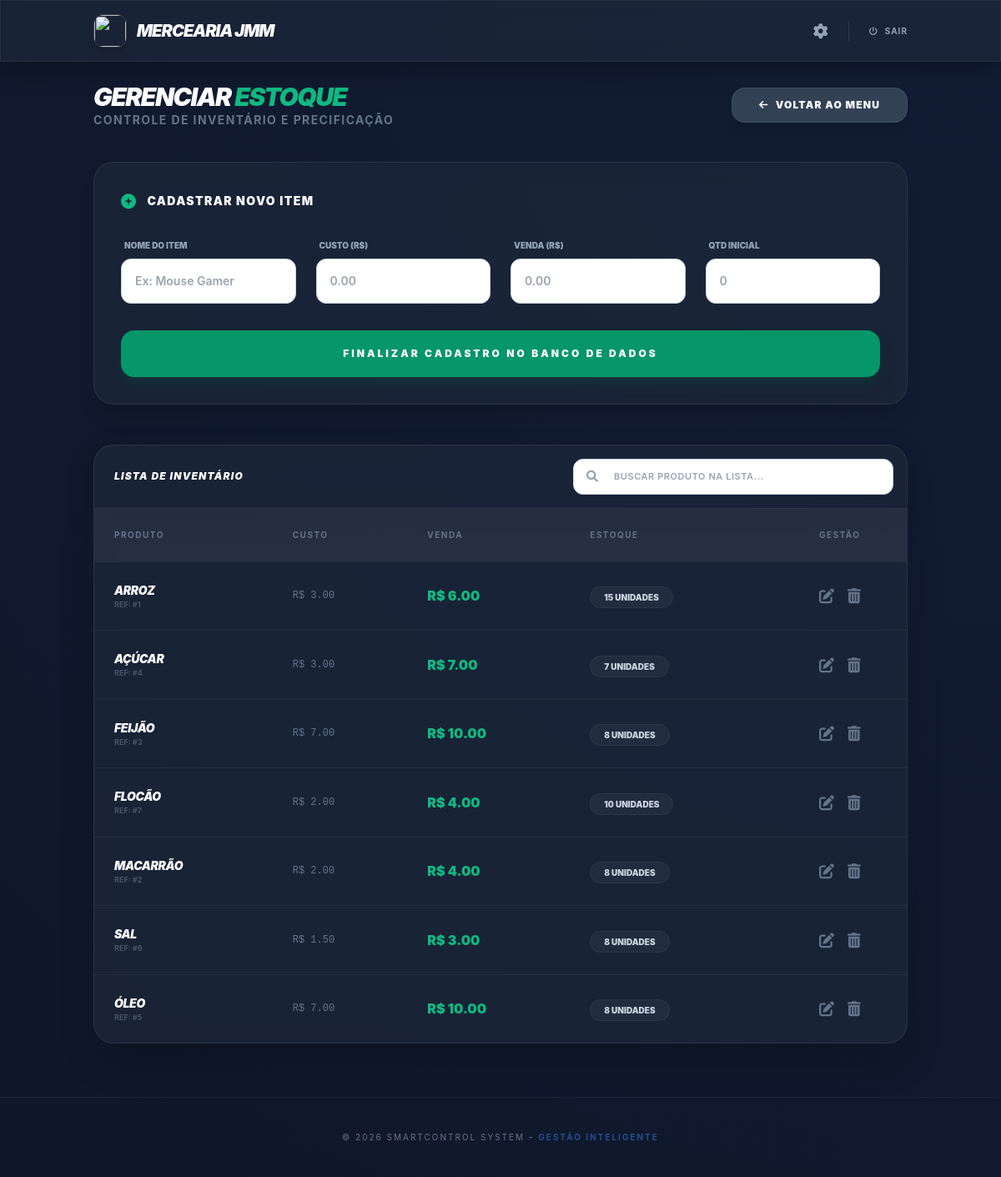
The page /produtos (signed in) on the database as committed earlier.
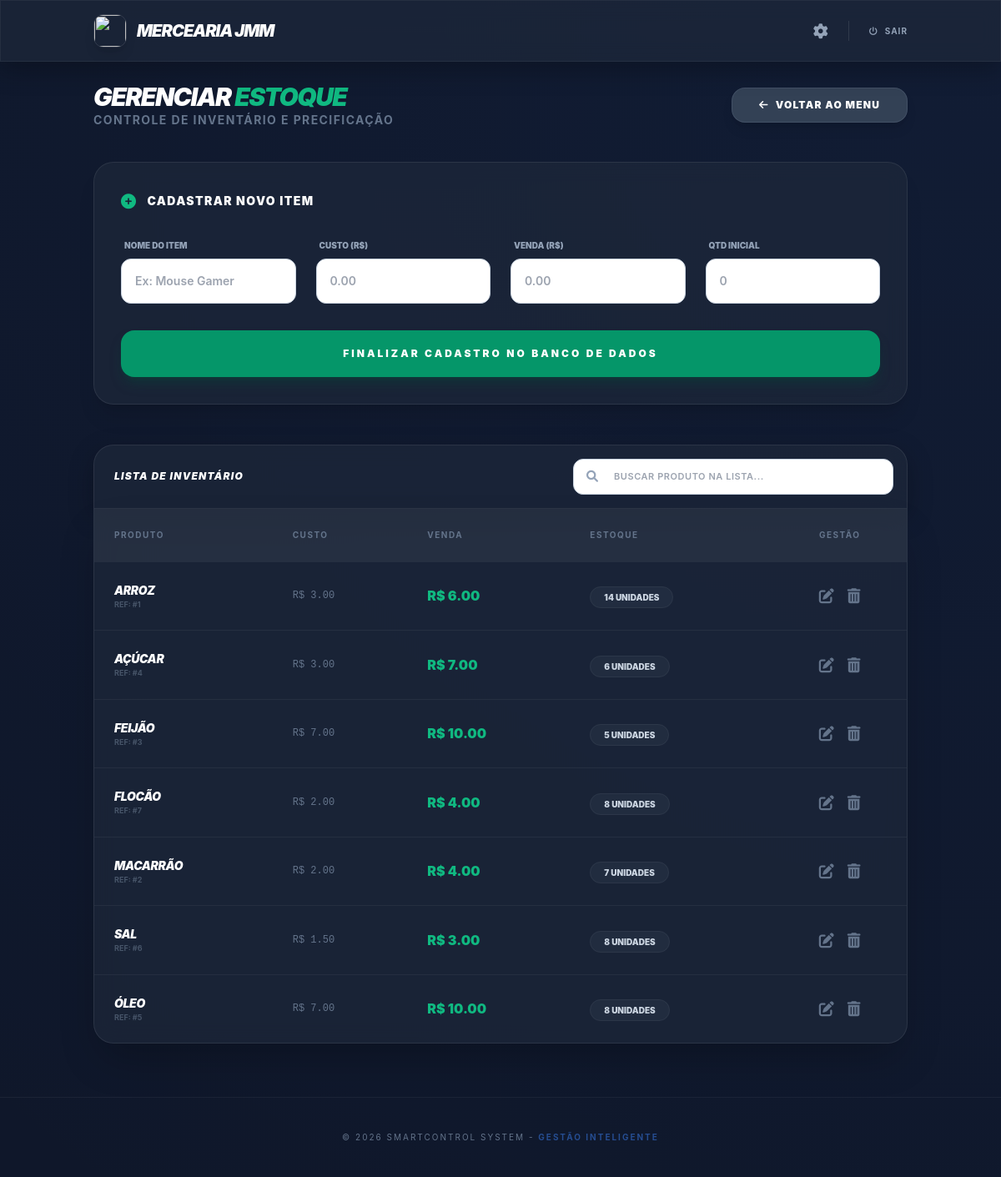
The same page on the database as committed later.
### tables this page shows
CREATE TABLE produtos (
            id INTEGER PRIMARY KEY AUTOINCREMENT,
            nome TEXT NOT NULL,
            preco_custo REAL,
            preco_venda REAL,
            quantidade INTEGER,
            usuario_id INTEGER,
            FOREIGN KEY (usuario_id) REFERENCES usuarios (id)
        );

### app.py (the view, shortened to what this page needs)
@app.route('/produtos', methods=['GET', 'POST'])
def produtos():
    if 'usuario_id' not in session: return redirect(url_for('login'))
    usuario_id = session['usuario_id']
    conn = conectar_db()
    produtos_lista = conn.execute('SELECT * FROM produtos WHERE usuario_id=? ORDER BY nome ASC', (usuario_id,)).fetchall()
    conn.close()
    return render_template('produtos.html', produtos=produtos_lista)

### models.py (called while the page is built)
def conectar_db():
    conn = sqlite3.connect(DATABASE, timeout=10)
    conn.row_factory = sqlite3.Row
    return conn

### templates/produtos.html (shortened to what the changed rows need)
{% extends 'layout.html' %}
{% block content %}
<div class="animate-fadeIn">
    <div class="flex flex-col md:flex-row justify-between items-center mb-10 gap-4">
        <div>
            <h2 class="text-3xl font-black text-white uppercase italic tracking-tighter">Gerenciar <span class="text-emerald-500">Estoque</span></h2>
        </div>
    </div>
    <div class="glass-card rounded-b-3xl overflow-hidden shadow-2xl">
        <div class="overflow-x-auto">
            <table class="w-full text-left" id="tabelaProdutos">
                <thead class="bg-white/5 text-slate-500 text-[10px] uppercase font-black tracking-[0.15em]">
                    <tr>
                        <th class="p-6">Produto</th>
                        <th class="p-6">Custo</th>
                        <th class="p-6">Venda</th>
                        <th class="p-6">Estoque</th>
                        <th class="p-6 text-center">Gestão</th>
                    </tr>
                </thead>
                <tbody class="text-slate-300">
                    {% for produto in produtos %}
                    <tr class="border-t border-white/5 table-row-hover transition">
                        <td class="p-6">
                            <div class="font-black text-white uppercase italic text-sm tracking-tight">{{ produto.nome }}</div>
                            <div class="text-[9px] text-slate-600 uppercase font-bold">Ref: #{{ produto.id }}</div>
                        </td>
                        <td class="p-6 text-xs font-mono text-slate-500">R$ {{ "%.2f"|format(produto.preco_custo) }}</td>
                        <td class="p-6 font-black text-emerald-500 text-base">R$ {{ "%.2f"|format(produto.preco_venda) }}</td>
                        <td class="p-6">
                            <span class="px-4 py-1.5 rounded-full text-[10px] font-black {% if produto.quantidade < 5 %}bg-red-500/10 text-red-500 animate-pulse border border-red-500/20{% else %}bg-slate-700/30 text-slate-300 border border-white/5{% endif %}">
                                {{ produto.quantidade }} UNIDADES
                            </span>
                        </td>
                        <td class="p-6">
                            <div class="flex items-center justify-center space-x-4">
                                <button onclick="abrirModalEditar('{{ produto.id }}', '{{ produto.nome }}', '{{ produto.preco_custo }}', '{{ produto.preco_venda }}', '{{ produto.quantidade }}')"
                                        class="text-slate-500 hover:text-blue-400 transition transform hover:scale-125">
                                    <i class="fas fa-edit text-lg"></i>
                                </button>
                                <button onclick="confirmarExclusao('{{ produto.id }}', '{{ produto.nome }}')"
                                        class="text-slate-500 hover:text-red-500 transition transform hover:scale-125">
                                    <i class="fas fa-trash-alt text-lg"></i>
                                </button>
                            </div>
                        </td>
                    </tr>
                    {% endfor %}
                </tbody>
            </table>
        </div>
    </div>
</div>
{% endblock %}

Rows that differ between the two databases and show on the page:
changed produtos "ARROZ": quantidade "15" → "14"
changed produtos "AÇÚCAR": quantidade "7" → "6"
changed produtos "FEIJÃO": quantidade "8" → "5"
changed produtos "FLOCÃO": quantidade "10" → "8"
changed produtos "MACARRÃO": quantidade "8" → "7"
